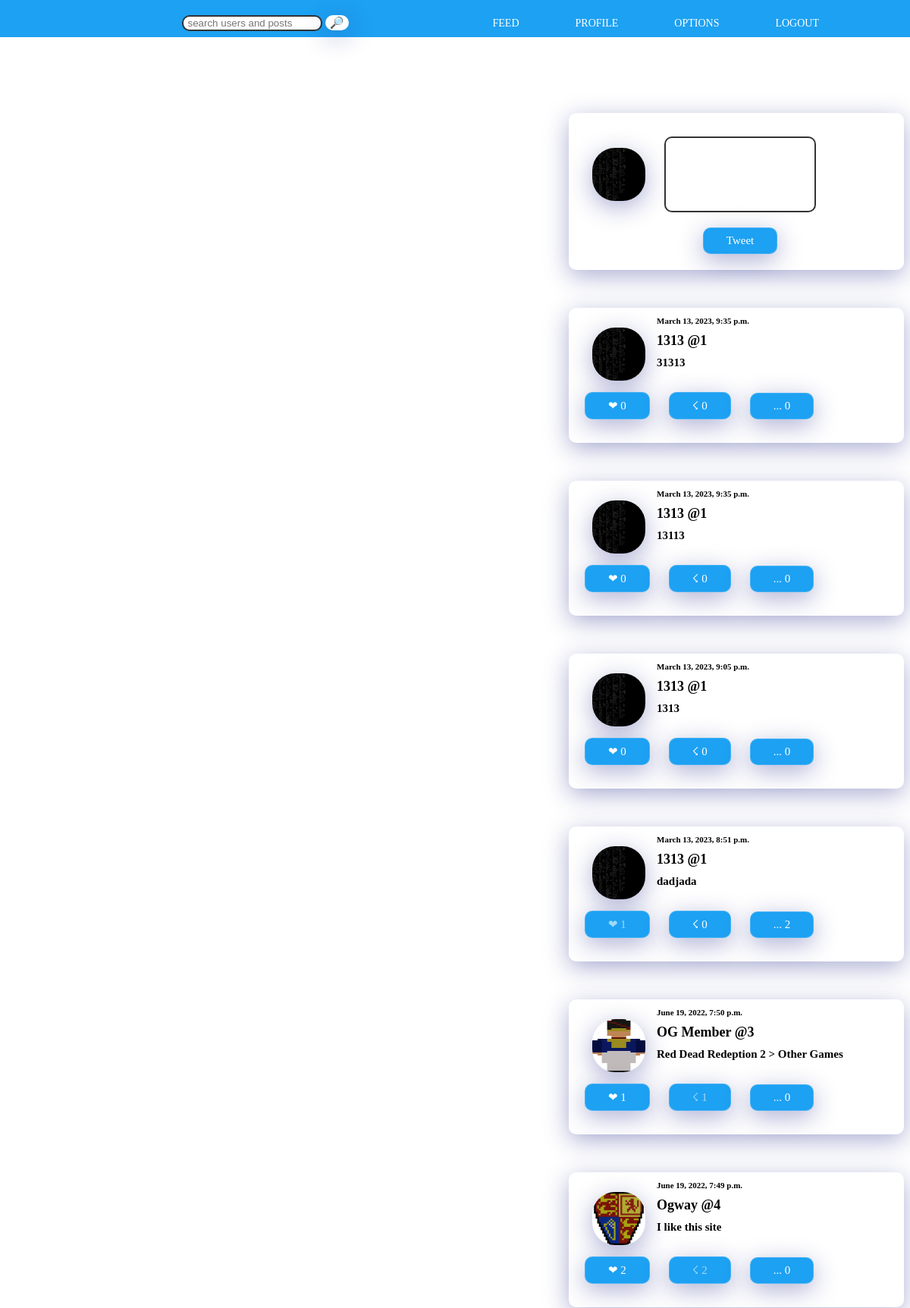
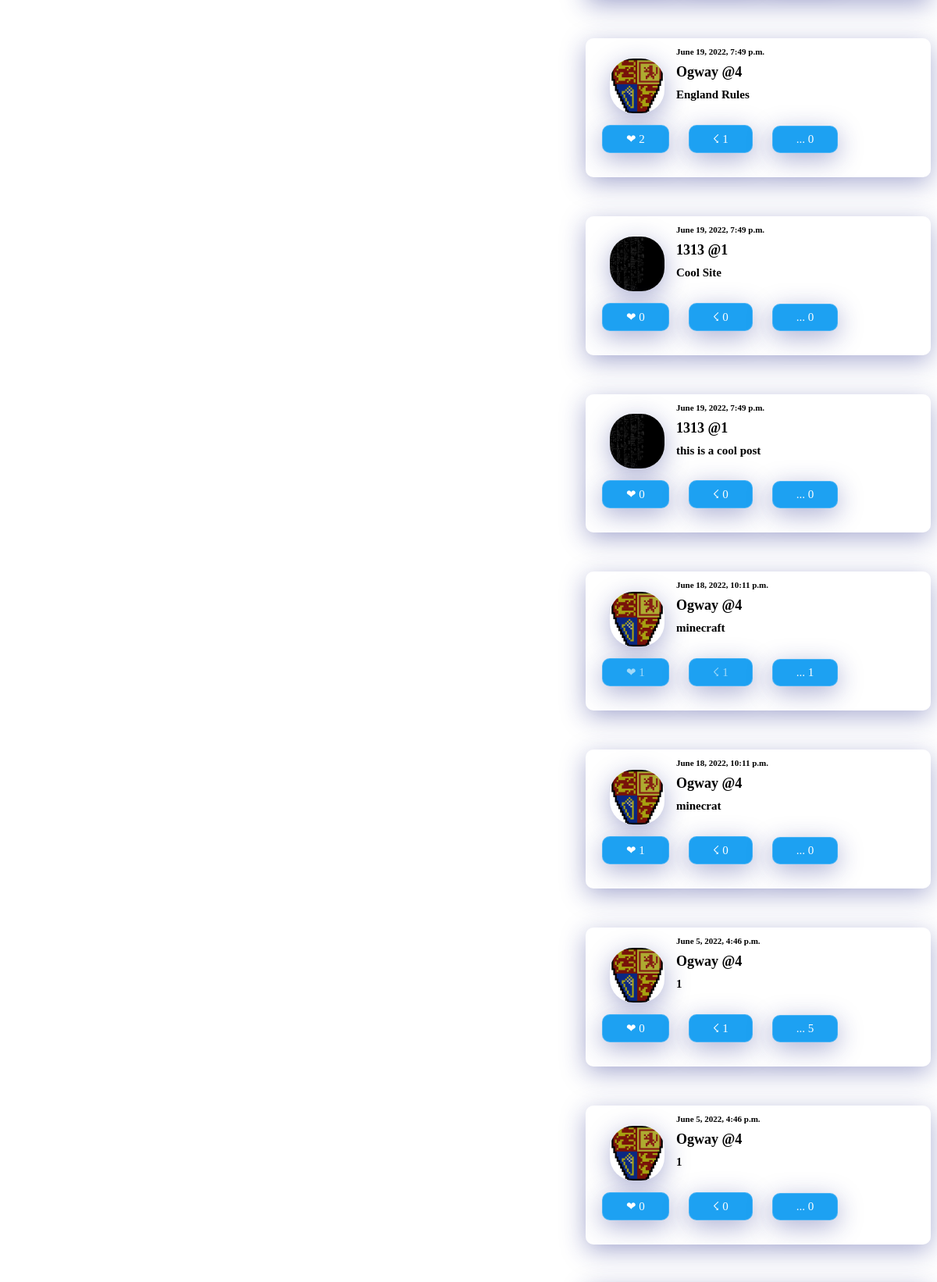
The app's page / (signed in, upper part) with its own data (2 pictures, top to bottom).
### app/models.py (models this page shows)
class Profile(models.Model):
	user = models.OneToOneField(User, default=User, on_delete=models.CASCADE)
	name = models.CharField(max_length=20, default="Name")
	profile_img = models.ImageField(upload_to='images/',default='/images/basic.png')
	bg_img = models.ImageField(upload_to='images/',default='/images/basicbg.png')
	bio = models.CharField(max_length=50,default="No Description")
	followers = models.ManyToManyField("self",blank=True, symmetrical=False,related_name='+')
	following = models.ManyToManyField("self",blank=True, symmetrical=False,related_name='+')
	@property
	def total_posts(self):
		return self.author.all().count()

class Post(models.Model):
	author = models.ForeignKey(Profile,default=Profile,null=True, on_delete=models.CASCADE,related_name='author')
	text = models.CharField(max_length=100)
	date = models.DateTimeField("Date of Post",auto_now=True)
	likers = models.ManyToManyField(Profile,related_name='likers',default=author)
	sharers = models.ManyToManyField(Profile,related_name='sharers',default=author)
	@property
	def total_comments(self):
		return self.postc.all().count()
	@property
	def total_likes(self):
		return self.likers.all().count()
	@property
	def total_sharers(self):
		return self.sharers.all().count()

### app/views.py (the view)
# urls.py: path('', views.feed, name='feed'),
@login_required
def feed(request):
	posts = Post.objects.all().order_by('-date')
	comments = Comment.objects.all()
	postform = PostForm()
	commentform = CommentForm()
	profileOfRequest = Profile.objects.get_or_create(
	user=request.user)[0]
	active_users = sorted(Profile.objects.all(), key=lambda t: t.total_posts, reverse=True)[:3]
	if request.method == 'POST':
		if request.is_ajax():
			print("AJAX HERE")
		else:
			if 'post' not in request.POST:
				commentform = CommentForm(request.POST)
				if commentform.is_valid():
					commentform.save(commit=False)
					commentform.instance.author = profileOfRequest
					commentform.instance.post = Post.objects.filter(id=request.POST.get('post_id'))[0]
					commentform.save()
					commentform = CommentForm()
					context = {"commentform": commentform,  "postform": postform, "posts": posts, "profileOfRequest": profileOfRequest, "comments": comments, "active_users": active_users}
					return HttpResponseRedirect(reverse('app:feed'))
			else:
				postform = PostForm(request.POST)
				if postform.is_valid():
					postform.save(commit=False)
					postform.instance.author = profileOfRequest
					postform.save()
					postform = PostForm()
					context = {"commentform": commentform,  "postform": postform, "posts": posts, "profileOfRequest": profileOfRequest, "comments": comments, "active_users": active_users}
					return HttpResponseRedirect(reverse('app:feed'))
	else:
		postform = PostForm()
		commentform = CommentForm()
	context = {"commentform": commentform,  "postform": postform, "posts": posts, "profileOfRequest": profileOfRequest, "comments": comments, "active_users": active_users}
	return render(request, 'app/feed.html',context)

### app/forms.py
class CommentForm(forms.ModelForm):
	text = forms.CharField(label='')
	text.widget.attrs.update({'class': 'text'})
	class Meta:
		model = Comment
		fields ="__all__"
		exclude = ['author','date','post']
		auto_id = False

class PostForm(forms.ModelForm):
	text = forms.CharField(label='')
	text.widget.attrs.update({'class': 'text'})
	class Meta:
		model = Post
		fields ="__all__"
		exclude = ['author', 'likers', 'sharers','date']
		auto_id = False

### app/template/app/feed.html (shortened to what this page needs)
{% extends 'app/base.html' %}
{% block content %}
	<div style="">
		<div class="middle" style="display:inline-block;vertical-align: top;margin-left: 650;">
			<form method = "post" enctype="multipart/form-data" class="postform" style="padding: 10; margin-top: 100;">
			        <div style="display: inline-block; vertical-align:top; margin:10; margin-top: 25;">
							<img src="{{ user.profile.profile_img.url }}" class="img-responsive postimage"style="width: 70; height: 70; vertical-align: middle; " />
			    		</div>
			    	<div style="display: inline-block; text-align:center;">
			        {{ postform.as_p }}
			        <button name="post" type="submit" class="button">Tweet</button>
			        </div>
		    	</form>
	    	{%for post in posts%}
		    			{% if post.author in profileOfRequest.following.all  %}
				    	<div class="postform posts" name="followed1">
				    	{% else %}
				    	<div class="postform posts notfollowed1" name="notfollowed1" style="display:block;">
				    	{% endif %}
				    		<div style="display: inline-block;">
								<a href="/profile/{{post.author.user.username}}"><img src="{{ post.author.profile_img.url }}" class="img-responsive postimage"style="width: 70; height: 70; vertical-align: middle; " /></a>
				    		</div>
					    	<div style="display: inline-block; margin-top: auto; margin-bottom: 10;vertical-align: middle;">
					    		<h6>{{post.date}}</h6>
					    		<h5 >{{post.author.name}} @{{post.author.user.username}}</h5>
						    	<h4 style="max-width: 300px;">
									{{ post.text }}
								</h4>
							</div>
						<div>
					    	{% if profileOfRequest in post.likers.all  %}
					    		<input type="button" style="color: #a0d9f8" id="{{post.id}}" name="Liked" value="&#10084; {{post.total_likes}}"  class="like button like-btn{{post.id}}" />
					    	{% else %}
					    		<input type="button" style="color: white" id="{{post.id}}" name="NotLiked" value="&#10084; {{post.total_likes}}"  class="like button like-btn{{post.id}}" />
					    	{% endif %}
					    	{% if post.author.user != profileOfRequest.user %}
						    	{% if profileOfRequest in post.sharers.all  %}
						    		<input type="button" id="Shared" name="{{post.id}}" value="&#9735; {{post.total_sharers}}"  class="share button share-btn{{post.id}}" style="margin-left: 20;color: #a0d9f8" />
						    	{% else %}
						    		<input type="button" id="NotShared" name="{{post.id}}" value="&#9735; {{post.total_sharers}}"  class="fa fa-share-alt share button share-btn{{post.id}}" style="margin-left: 20" />
						    	{% endif %}
					    	{% else %}
						    	{% if profileOfRequest in post.sharers.all  %}
						    		<input disabled="disabled" type="button" id="Shared" name="{{post.id}}" value="&#9735; {{post.total_sharers}}"  class="share button share-btn{{post.id}}" style="margin-left: 20;color: #a0d9f8" />
						    	{% else %}
						    		<input disabled="disabled" type="button" id="NotShared" name="{{post.id}}" value="&#9735; {{post.total_sharers}}"  class="fa fa-share-alt share button share-btn{{post.id}}" style="margin-left: 20" />
						    	{% endif %}
					   		{% endif %}
					   		<input type="button" id="NotShown" name="{{post.id}}n" value="... {{post.total_comments}}"  class="comment button" style="margin-left: 20" />
				   		</div>
					</div>
				{%endfor%}
	    </div>
    </div>
{% endblock %}

### app/template/app/base.html (shortened to what this page needs)
<html>
<head>
</head>
<body>
	<header>
	<div class="container">
	<nav>
		<div class="" style="margin:0; display: inline-block;  text-align: center; margin-right:42">
			<form style="margin:0" action="/search"  method = "GET">
				<input type="search" name="searched" class="" style="border-radius: 10px;
			border: 2px solid rgba( 0,0,0,0.8 );" placeholder=" search users and posts"  >
				<button type="submit" class="button" style="margin: 0; background: white; color:#1DA1F2; padding: 5;
				padding-top: 0; padding-bottom: 0;">🔎︎</button>
			</form>
		</div>
		<ul style="display: inline-block;">
			<li><a href="/">Feed</a></li>
			<li><a href="/profile/{{user.username}}">Profile</a></li>
			<li><a href="/options">Options</a></li>
			{%if user.is_authenticated %}
				<li><a href="/logout" style="">Logout</a></li>
			{%else%}
				<li><a href="/login" style="">Login</a></li>
			{% endif %}
		</ul>
	</nav>
	</div>
	</header>
	<div class="main">
		{% block content %}
		{% endblock %}
	</div>
</body>
</html>

### app/template/app/base.html (style rules this page uses)
body { margin: 0; background: greywhite; font-weight: 300; font-family: Tahoma; }
.container { width: 80%; margin: 0 auto; }
header { background: #1DA1F2; }
header::after { content: ''; display: table; clear: both; }
nav { float: right; }
nav ul { margin: 0; padding: 0; padding-bottom: 10; list-style: none; }
nav li { display: inline-block; margin-left: 70; padding-top: 23; position: relative; }
nav a { color: white; text-decoration: none; text-transform: uppercase; font-size: 14; }
nav a::before { content: ''; display: block; height: 3px; background-color:antiquewhite; position: absolute; top: 0; width: 0%; transition: all ease-in-out 250ms; }
.text { border-radius: 10px; border: 2px solid rgba( 0,0,0,0.8 ); background: rgba( 255, 255, 255, 0.1 ); }
.img-responsive { border-radius: 10; box-shadow: 0 8px 32px 0 rgba( 31, 38, 135, 0.37 ); backdrop-filter: blur( 20px ); border: 0px solid rgba( 255, 255, 255, 0.18 ); border-radius: 30px; margin: 5; width: 120px; height: 120px; margin-bottom: 0; }
.box button, .button { background: #1DA1F2; box-shadow: 0 8px 32px 0 rgba( 31, 38, 135, 0.37 ); backdrop-filter: blur( 20px ); -webkit-backdrop-filter: blur( 20px ); border-radius: 10px; border: 1px solid rgba( 255, 255, 255, 0.18 ); font-family: Tahoma; color: white; padding: 8; font-size: 15; margin-bottom: 10; padding-left: 30; padding-right: 30; }
.postform { background: rgba( 255, 255, 255, 0.1 ); box-shadow: 0 8px 32px 0 rgba( 31, 38, 135, 0.37 ); backdrop-filter: blur( 20px ); -webkit-backdrop-filter: blur( 20px ); border-radius: 10px; border: 1px solid rgba( 255, 255, 255, 0.18 ); margin-left: 100; margin-right: auto; margin-top: 50;  padding: 20; font-family: Tahoma; font-size: 20; }
.text { width: 200; height: 100; margin-bottom: auto; }
.posts { padding: 20; width: 400; padding-top: 10; }
.postimage { border-radius: 30px; margin: 10; text-align: left; }
h5 { text-align: left; margin: 0; font-weight: bold; font-size: 18; }
h4 { text-align: left; margin-top: 10; font-size: 15; }
h6 { display: inline-block; margin: 0; text-align: left; font-size: 11; margin-bottom: 10; }
.middle { margin-left: auto; margin-right:auto; }

### records on screen
Post: author.profile_img (picture), date "March 13, 2023, 9:35 p.m.", author.name "1313", author.user.username "1", text "31313", NotLiked "❤ 0", total_sharers "☇ 0", total_comments "... 0"
Post: author.profile_img (picture), date "March 13, 2023, 9:35 p.m.", author.name "1313", author.user.username "1", text "13113", NotLiked "❤ 0", total_sharers "☇ 0", total_comments "... 0"
Post: author.profile_img (picture), date "March 13, 2023, 9:05 p.m.", author.name "1313", author.user.username "1", text "1313", NotLiked "❤ 0", total_sharers "☇ 0", total_comments "... 0"
Post: author.profile_img (picture), date "March 13, 2023, 8:51 p.m.", author.name "1313", author.user.username "1", text "dadjada", Liked "❤ 1", total_sharers "☇ 0", total_comments "... 2"
Post: author.profile_img (picture), date "June 19, 2022, 7:50 p.m.", author.name "OG Member", author.user.username "3", text "Red Dead Redeption 2 > Other Games", NotLiked "❤ 1", total_sharers "☇ 1", total_comments "... 0"
Post: author.profile_img (picture), date "June 19, 2022, 7:49 p.m.", author.name "Ogway", author.user.username "4", text "I like this site", NotLiked "❤ 2", total_sharers "☇ 2", total_comments "... 0"
Post: author.profile_img (picture), date "June 19, 2022, 7:49 p.m.", author.name "Ogway", author.user.username "4", text "England Rules", NotLiked "❤ 2", total_sharers "☇ 1", total_comments "... 0"
Post: author.profile_img (picture), date "June 19, 2022, 7:49 p.m.", author.name "1313", author.user.username "1", text "Cool Site", NotLiked "❤ 0", total_sharers "☇ 0", total_comments "... 0"
Post: author.profile_img (picture), date "June 19, 2022, 7:49 p.m.", author.name "1313", author.user.username "1", text "this is a cool post", NotLiked "❤ 0", total_sharers "☇ 0", total_comments "... 0"
Post: author.profile_img (picture), date "June 18, 2022, 10:11 p.m.", author.name "Ogway", author.user.username "4", text "minecraft", Liked "❤ 1", total_sharers "☇ 1", total_comments "... 1"
Post: author.profile_img (picture), date "June 18, 2022, 10:11 p.m.", author.name "Ogway", author.user.username "4", text "minecrat", NotLiked "❤ 1", total_sharers "☇ 0", total_comments "... 0"
Post: author.profile_img (picture), date "June 5, 2022, 4:46 p.m.", author.name "Ogway", author.user.username "4", text "1", NotLiked "❤ 0", total_sharers "☇ 1", total_comments "... 5"
Post: author.profile_img (picture), date "June 5, 2022, 4:46 p.m.", author.name "Ogway", author.user.username "4", text "1", NotLiked "❤ 0", total_sharers "☇ 0", total_comments "... 0"
